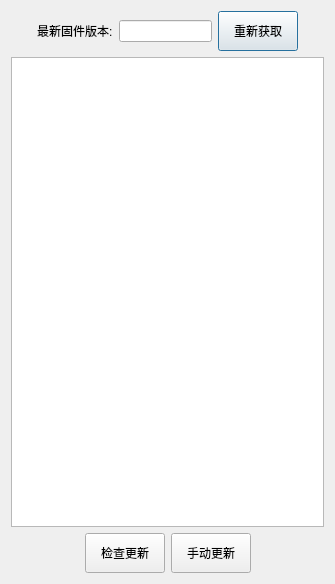
<?xml version="1.0" encoding="UTF-8"?>
<ui version="4.0">
 <class>FirmwareDialog</class>
 <widget class="QDialog" name="FirmwareDialog">
  <property name="geometry">
   <rect>
    <x>0</x>
    <y>0</y>
    <width>335</width>
    <height>584</height>
   </rect>
  </property>
  <property name="windowTitle">
   <string>固件更新</string>
  </property>
  <layout class="QVBoxLayout" name="verticalLayout">
   <item>
    <layout class="QHBoxLayout" name="horizontalLayout">
     <item>
      <spacer name="horizontalSpacer_3">
       <property name="orientation">
        <enum>Qt::Horizontal</enum>
       </property>
       <property name="sizeHint" stdset="0">
        <size>
         <width>40</width>
         <height>20</height>
        </size>
       </property>
      </spacer>
     </item>
     <item>
      <widget class="QLabel" name="label">
       <property name="text">
        <string>最新固件版本:</string>
       </property>
      </widget>
     </item>
     <item>
      <widget class="QLineEdit" name="lineEditFirmwareNew">
       <property name="readOnly">
        <bool>true</bool>
       </property>
      </widget>
     </item>
     <item>
      <widget class="QPushButton" name="pushButton">
       <property name="minimumSize">
        <size>
         <width>80</width>
         <height>40</height>
        </size>
       </property>
       <property name="text">
        <string>重新获取</string>
       </property>
      </widget>
     </item>
     <item>
      <spacer name="horizontalSpacer_4">
       <property name="orientation">
        <enum>Qt::Horizontal</enum>
       </property>
       <property name="sizeHint" stdset="0">
        <size>
         <width>40</width>
         <height>20</height>
        </size>
       </property>
      </spacer>
     </item>
    </layout>
   </item>
   <item>
    <widget class="QListWidget" name="listWidgetDevice"/>
   </item>
   <item>
    <layout class="QHBoxLayout" name="horizontalLayout_2">
     <item>
      <spacer name="horizontalSpacer">
       <property name="orientation">
        <enum>Qt::Horizontal</enum>
       </property>
       <property name="sizeHint" stdset="0">
        <size>
         <width>40</width>
         <height>20</height>
        </size>
       </property>
      </spacer>
     </item>
     <item>
      <widget class="QPushButton" name="btnCheckFirmware">
       <property name="minimumSize">
        <size>
         <width>80</width>
         <height>40</height>
        </size>
       </property>
       <property name="text">
        <string>检查更新</string>
       </property>
      </widget>
     </item>
     <item>
      <widget class="QPushButton" name="btnManualFirmware">
       <property name="minimumSize">
        <size>
         <width>80</width>
         <height>40</height>
        </size>
       </property>
       <property name="text">
        <string>手动更新</string>
       </property>
      </widget>
     </item>
     <item>
      <spacer name="horizontalSpacer_2">
       <property name="orientation">
        <enum>Qt::Horizontal</enum>
       </property>
       <property name="sizeHint" stdset="0">
        <size>
         <width>40</width>
         <height>20</height>
        </size>
       </property>
      </spacer>
     </item>
    </layout>
   </item>
  </layout>
 </widget>
 <layoutdefault spacing="6" margin="11"/>
 <resources/>
 <connections/>
</ui>
